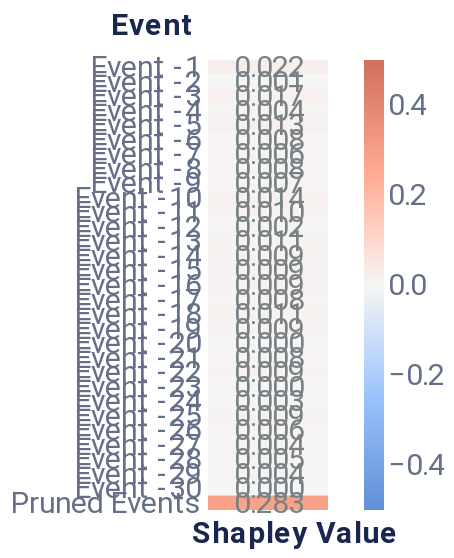

The code cell stored with this chart in its notebook:
### Code cell
event_plot

### Figure 1 — Vega-Lite specification as saved in the notebook (floating-point values rounded to 4 significant figures)
{"config": {"axis": {"domain": true, "domainColor": "#666F89", "grid": false, "gridCap": "round", "gridColor": "#B3B7C4", "gridDash": [2, 4], "gridWidth": 0.5, "labelColor": "#666F89", "labelFont": "Roboto, Arial, sans-serif", "labelPadding": 2, "tickColor": "#666F89", "tickOpacity": 0.5, "tickSize": 4, "titleColor": "#19274E", "titleFont": "Roboto, Arial, sans-serif", "titleFontSize": 12}, "axisBand": {"domain": true, "labelPadding": 4, "ticks": false}, "axisY": {"domain": false, "titleAlign": "left", "titleAngle": 0, "titleX": -20, "titleY": -10}, "legend": {"labelColor": "#666F89", "labelFont": "Roboto, Arial, sans-serif", "labelFontSize": 12, "symbolSize": 40, "titleColor": "#19274E", "titleFont": "Roboto, Arial, sans-serif", "titleFontSize": 12, "titlePadding": 4}, "arc": {"stroke": "#FFFFFF", "strokeWidth": 1}, "bar": {"fill": "#2770EB", "stroke": null}, "line": {"stroke": "#2770EB", "strokeWidth": 2}, "path": {"stroke": "#2770EB", "strokeWidth": 0.5}, "point": {"fill": "#2770EB", "shape": "circle", "filled": true}, "rect": {"fill": "#2770EB"}, "rule": {"stroke": "#666F89"}, "shape": {"stroke": "#2770EB"}, "text": {"color": "#19274E", "font": "Roboto, Arial, sans-serif", "fontSize": 12}, "range": {"category": ["#2770EB", "#77B98A", "#DA5252", "#FFC400", "#A87AEA", "#00A39E", "#19274E"], "diverging": ["#006360", "#2BB3AE", "#96D9D7", "#FFFFFF", "#EDAAAA", "#DA5252", "#811D1D"], "heatmap": ["#18448F", "#1B4EA5", "#2770EB", "#4C88EE", "#82ACF3", "#A6C4F7", "#E9F1FD"], "ramp": ["#18448F", "#1B4EA5", "#2770EB", "#4C88EE", "#82ACF3", "#A6C4F7", "#E9F1FD"]}, "background": "#FFFFFF", "group": {"fill": "#FFFFFF"}, "header": {"labelColor": "#19274E", "labelFont": "Roboto, Arial, sans-serif", "labelFontSize": 12, "titleColor": "#19274E", "titleFont": "Roboto, Arial, sans-serif", "titleFontSize": 16}, "title": {"anchor": "start", "color": "#19274E", "font": "Roboto, Arial, sans-serif", "fontSize": 20, "fontWeight": "bold", "offset": 20, "subtitleColor": "#19274E", "subtitleFontSize": 16}, "view": {"continuousHeight": 300, "continuousWidth": 400, "stroke": "transparent"}}, "layer": [{"mark": "rect", "encoding": {"color": {"field": "rounded", "legend": {"gradientLength": 225, "gradientThickness": 10, "labelFontSize": 15, "orient": "right"}, "scale": {"domain": [-0.5, 0.5], "range": ["#5f8fd6", "#99c3fb", "#f5f5f5", "#ffaa92", "#d16f5b"]}, "title": null, "type": "quantitative"}, "x": {"axis": {"title": "Shapley Value", "titleFontSize": 15}, "field": "column", "type": "ordinal"}, "y": {"axis": {"domain": false, "labelFontSize": 15, "title": "Event", "titleFontSize": 15, "titleX": -49}, "field": "Feature", "sort": ["Event -1", "Event -2", "Event -3", "Event -4", "Event -5", "Event -6", "Event -7", "Event -8", "Event -9", "Event -10", "Event -11", "Event -12", "Event -13", "Event -14", "Event -15", "Event -16", "Event -17", "Event -18", "Event -19", "Event -20", "Event -21", "Event -22", "Event -23", "Event -24", "Event -25", "Event -26", "Event -27", "Event -28", "Event -29", "Event -30", "Pruned Events"], "type": "ordinal"}}}, {"mark": {"type": "text", "align": "right", "baseline": "middle", "color": "#798184", "dx": 18, "fontSize": 15}, "encoding": {"text": {"field": "rounded_str", "type": "nominal"}, "x": {"axis": {"domain": false, "labels": false, "title": "Shapley Value", "titleX": 43}, "field": "column", "type": "ordinal"}, "y": {"axis": {"domain": false, "labelFontSize": 15, "title": "Event", "titleFontSize": 15, "titleX": -49}, "field": "Feature", "sort": ["Event -1", "Event -2", "Event -3", "Event -4", "Event -5", "Event -6", "Event -7", "Event -8", "Event -9", "Event -10", "Event -11", "Event -12", "Event -13", "Event -14", "Event -15", "Event -16", "Event -17", "Event -18", "Event -19", "Event -20", "Event -21", "Event -22", "Event -23", "Event -24", "Event -25", "Event -26", "Event -27", "Event -28", "Event -29", "Event -30", "Pruned Events"], "type": "ordinal"}}}], "data": {"name": "data-77654b5cd89974aabf3c185084de6afa"}, "height": 225, "width": 60, "$schema": "https://vega.github.io/schema/vega-lite/v4.17.0.json", "datasets": {"data-77654b5cd89974aabf3c185084de6afa": [{"Shapley Value": 0.02171, "Feature": "Event -1", "row": 1, "column": 1, "rounded": 0.022, "rounded_str": "0.022"}, {"Shapley Value": 0.0005769, "Feature": "Event -2", "row": 2, "column": 1, "rounded": 0.001, "rounded_str": "0.001"}, {"Shapley Value": 0.01711, "Feature": "Event -3", "row": 3, "column": 1, "rounded": 0.017, "rounded_str": "0.017"}, {"Shapley Value": 0.00361, "Feature": "Event -4", "row": 4, "column": 1, "rounded": 0.004, "rounded_str": "0.004"}, {"Shapley Value": 0.01349, "Feature": "Event -5", "row": 5, "column": 1, "rounded": 0.013, "rounded_str": "0.013"}, {"Shapley Value": 0.008091, "Feature": "Event -6", "row": 6, "column": 1, "rounded": 0.008, "rounded_str": "0.008"}, {"Shapley Value": 0.00553, "Feature": "Event -7", "row": 7, "column": 1, "rounded": 0.006, "rounded_str": "0.006"}, {"Shapley Value": 0.008459, "Feature": "Event -8", "row": 8, "column": 1, "rounded": 0.008, "rounded_str": "0.008"}, {"Shapley Value": 0.007286, "Feature": "Event -9", "row": 9, "column": 1, "rounded": 0.007, "rounded_str": "0.007"}, {"Shapley Value": 0.01363, "Feature": "Event -10", "row": 10, "column": 1, "rounded": 0.014, "rounded_str": "0.014"}, {"Shapley Value": 0.01042, "Feature": "Event -11", "row": 11, "column": 1, "rounded": 0.01, "rounded_str": "0.010"}, {"Shapley Value": 0.002049, "Feature": "Event -12", "row": 12, "column": 1, "rounded": 0.002, "rounded_str": "0.002"}, {"Shapley Value": 0.01126, "Feature": "Event -13", "row": 13, "column": 1, "rounded": 0.011, "rounded_str": "0.011"}, {"Shapley Value": 0.008943, "Feature": "Event -14", "row": 14, "column": 1, "rounded": 0.009, "rounded_str": "0.009"}, {"Shapley Value": 0.009052, "Feature": "Event -15", "row": 15, "column": 1, "rounded": 0.009, "rounded_str": "0.009"}, {"Shapley Value": 0.008625, "Feature": "Event -16", "row": 16, "column": 1, "rounded": 0.009, "rounded_str": "0.009"}, {"Shapley Value": 0.007811, "Feature": "Event -17", "row": 17, "column": 1, "rounded": 0.008, "rounded_str": "0.008"}, {"Shapley Value": 0.01055, "Feature": "Event -18", "row": 18, "column": 1, "rounded": 0.011, "rounded_str": "0.011"}, {"Shapley Value": 0.008823, "Feature": "Event -19", "row": 19, "column": 1, "rounded": 0.009, "rounded_str": "0.009"}, {"Shapley Value": 0.0, "Feature": "Event -20", "row": 20, "column": 1, "rounded": 0.0, "rounded_str": "0.000"}, {"Shapley Value": 0.007851, "Feature": "Event -21", "row": 21, "column": 1, "rounded": 0.008, "rounded_str": "0.008"}, {"Shapley Value": 0.009121, "Feature": "Event -22", "row": 22, "column": 1, "rounded": 0.009, "rounded_str": "0.009"}, {"Shapley Value": 0.0, "Feature": "Event -23", "row": 23, "column": 1, "rounded": 0.0, "rounded_str": "0.000"}, {"Shapley Value": 0.002624, "Feature": "Event -24", "row": 24, "column": 1, "rounded": 0.003, "rounded_str": "0.003"}, {"Shapley Value": 0.009182, "Feature": "Event -25", "row": 25, "column": 1, "rounded": 0.009, "rounded_str": "0.009"}, {"Shapley Value": 0.005563, "Feature": "Event -26", "row": 26, "column": 1, "rounded": 0.006, "rounded_str": "0.006"}, {"Shapley Value": 0.00396, "Feature": "Event -27", "row": 27, "column": 1, "rounded": 0.004, "rounded_str": "0.004"}, {"Shapley Value": 0.004881, "Feature": "Event -28", "row": 28, "column": 1, "rounded": 0.005, "rounded_str": "0.005"}, {"Shapley Value": 0.003823, "Feature": "Event -29", "row": 29, "column": 1, "rounded": 0.004, "rounded_str": "0.004"}, {"Shapley Value": 0.0, "Feature": "Event -30", "row": 30, "column": 1, "rounded": 0.0, "rounded_str": "0.000"}, {"Shapley Value": 0.2832, "Feature": "Pruned Events", "row": 31, "column": 1, "rounded": 0.283, "rounded_str": "0.283"}]}}
